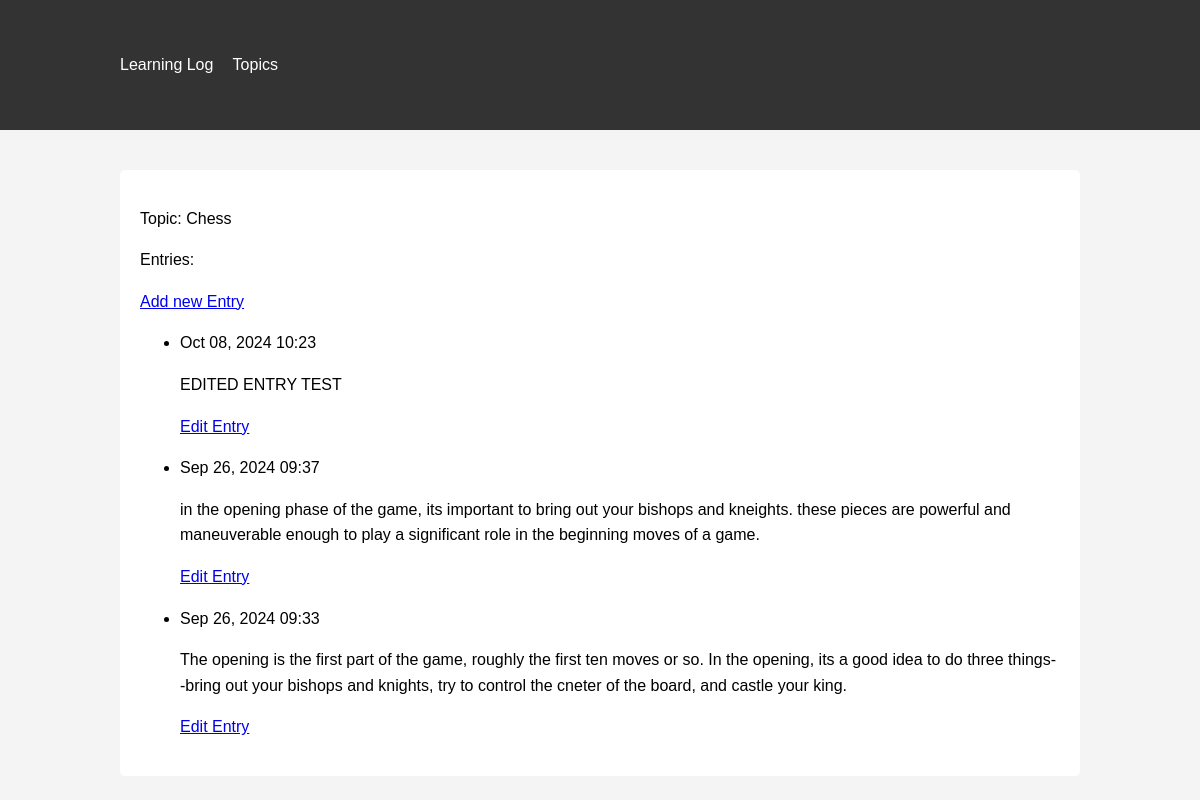
/topics/1/, run on the app's committed database.
### learning_logs/models.py (models this page shows, shortened)
class Topic(models.Model): # Model so we can create a topic (cannot be edited untill an entry model is made)
    """A topic the user is learning about"""
    text = models.CharField(max_length = 200)
    date_added = models.DateTimeField(auto_now_add=True) #had to manually edit the database (sqlite or smth like that) as the column (date_data) wasn't being added for some reason

class Entry(models.Model):
    topic = models.ForeignKey(Topic, on_delete=models.CASCADE) #if a topic is deleted, all related entries will also get deleted
    text = models.TextField()
    date_added = models.DateTimeField(auto_now_add=True)
    class Meta:
        verbose_name_plural = 'entries' # tells Django to use "Entries" when it needs to refer to more than one entry

### learning_logs/views.py (the view)
# urls.py: path('topics/<int:topic_id>/', views.topic, name='topic'), #int:topic_id assigns an integer to argument topic_id, django puts it in Topic(topic_id)
def topic(request, topic_id): #Accepts the value captured by /<int:topic_id>/
    topic = Topic.objects.get(id = topic_id) # this is a query, they query the database for specific information.
    entries = topic.entry_set.order_by('-date_added') #the - displays them in reverse order, showing most recently added on top
    context = {'topic': topic, 'entries': entries} # then we store the topic and entry to the context dictionary.
    return render(request, 'learning_logs/topic.html', context)

### learning_logs/templates/learning_logs/topic.html
{% extends 'learning_logs/base.html' %}
{% block content %}
    <p>Topic: {{ topic.text }}</p>
    <p>Entries:</p>
    <p>
        <a href ="{% url 'learning_logs:new_entry' topic.id %}">Add new Entry</a>
    </p>
    <ul>
        {% for entry in entries %}
            <li>
                <p>{{ entry.date_added|date:"M d, Y H:i" }}</p>
                <p>{{ entry.text|linebreaks }}</p>
                <p><a href="{% url 'learning_logs:edit_entry' entry.id %}">Edit Entry</a></p>
            </li>
            {% empty %}
                <li>No entries found</li>
            {% endfor %}
    </ul>
{% endblock content %}

### learning_logs/templates/learning_logs/base.html (shortened to what this page needs)
<!DOCTYPE html>
<html lang="en">
<head>
</head>
<body>
    <header>
        <div class="container">
            <p>
                <a href="{% url 'learning_logs:index' %}">Learning Log</a>
                <a href="{% url 'learning_logs:topics' %}">Topics</a>
            </p>
        </div>
    </header>
    <div class="container">
        <main>
            {% block content %}{% endblock content %}
        </main>
    </div>
</body>
</html>

### learning_logs/templates/learning_logs/base.html (style rules this page uses)
body { font-family: Arial, sans-serif; line-height: 1.6; margin: 0; padding: 0; background-color: #f4f4f4; }
.container { width: 80%; margin: auto; overflow: hidden; padding: 20px; }
header { background: #333; color: #fff; padding: 1rem 0; }
header a { color: #fff; text-decoration: none; margin-right: 15px; }
main { background: #fff; padding: 20px; margin-top: 20px; border-radius: 5px; }

### data on the page
Topic: text "Chess"
Entry: date_added "Oct 08, 2024 10:23", text "EDITED ENTRY TEST"
Entry: date_added "Sep 26, 2024 09:37", text "in the opening phase of the game, its important to bring out your bishops and kneights. these pieces are powerful and maneuverable enough to play a significant role in the beginning moves of a game."
Entry: date_added "Sep 26, 2024 09:33", text "The opening is the first part of the game, roughly the first ten moves or so. In the opening, its a good idea to do three things--bring out your bishops and knights, try to control the cneter of the board, and castle your king."
